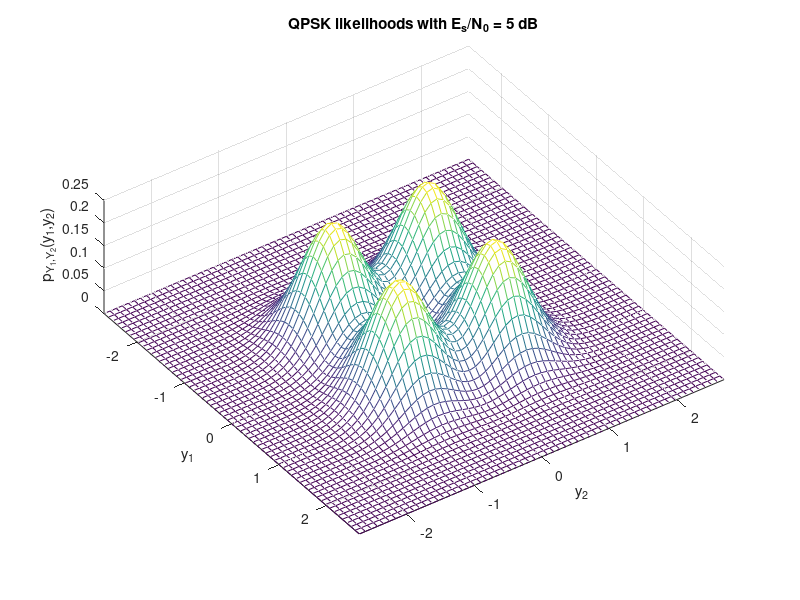

MATLAB code for this plot:
% File: plot_joint_pdf_QPSK.m
% Plots the joint PDF of a QPSK constellation with AWGN
% Copyrigth (c) 2007. Robert Morelos-Zaragoza. SJSU.

clear all;
en0 = input('Energy-to-noise ratio? ');
S = [  1  1                             % Signal points
      -1  1
      -1 -1
       1 -1]/sqrt(2);               
sx = sqrt(10^(-en0/10)/2);              % Noise standard deviation
sy = sqrt(10^(-en0/10)/2);
xmin = -5.*sx+min(S(:,1));      xmax = 5.*sx+max(S(:,1));
ymin = -5.*sy+min(S(:,2));      ymax = 5.*sy+max(S(:,2));
deltax = (xmax-xmin)/60;        deltay = (ymax-ymin)/60;
[x,y] = meshgrid(xmin:deltax:xmax,ymin:deltay:ymax);
for m=1:4
    if m==1
        z = 0.25 * exp(-( ((x-S(m,1))/sx).^2+((y-S(m,2))/sy).^2)/2) ...
            /(2*pi*sx*sy);
    else
        z = z + 0.25 * exp(-( ((x-S(m,1))/sx).^2+((y-S(m,2))/sy).^2)/2) ...
            /(2*pi*sx*sy);
    end
end
figure
meshc(x,y,z);
axis tight
title(['QPSK likelihoods with E_s/N_0 = ',num2str(en0),' dB'])
xlabel('y_1'), ylabel('y_2'), zlabel('p_{Y_1,Y_2}(y_1,y_2)')
az = 55; el = 67; view(az, el);
